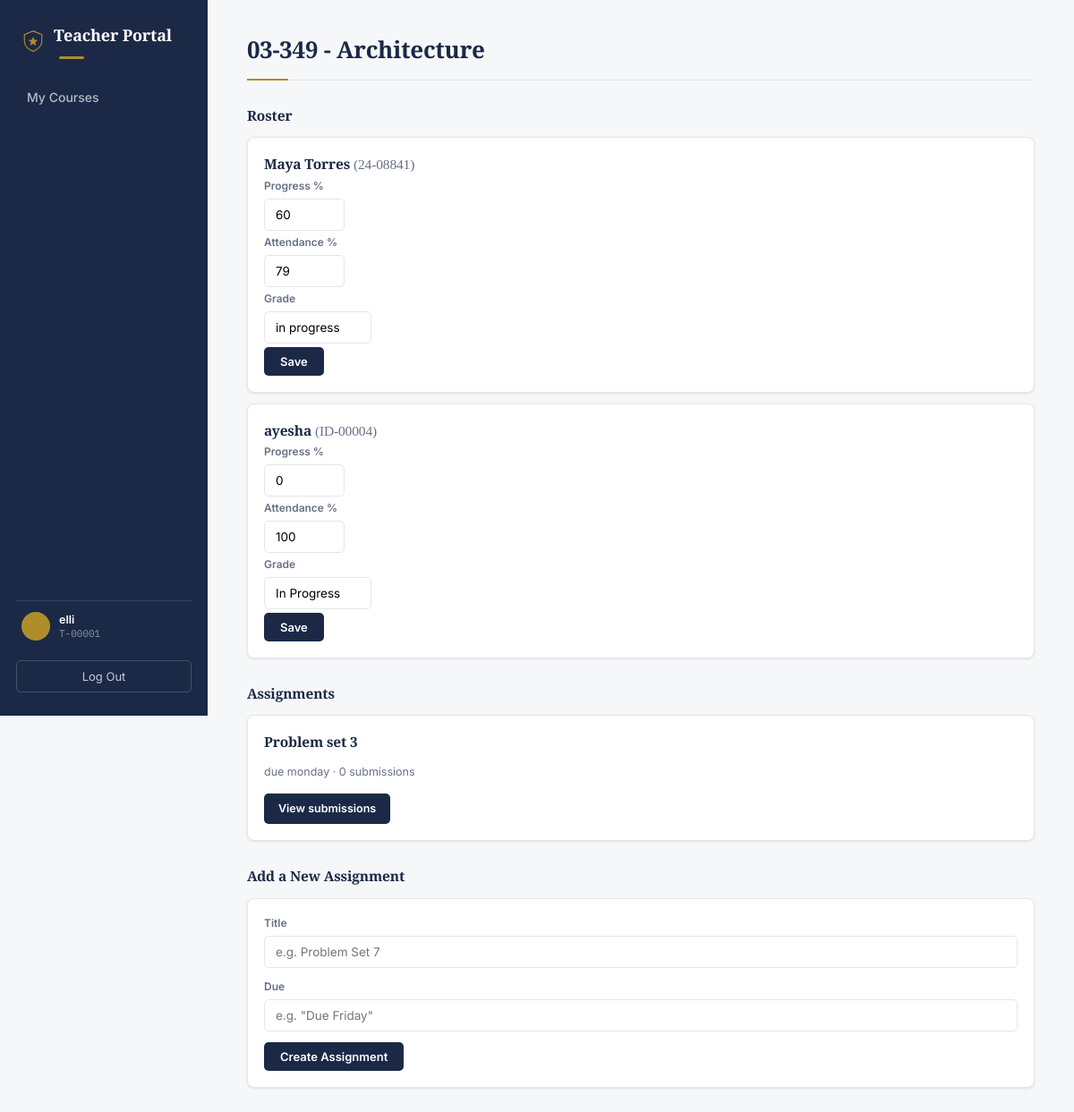
Page /teacher/courses/1/ (signed in) on the committed database.
### portal/models.py (models this page shows, shortened)
class Teacher(models.Model):
    user = models.OneToOneField(User, on_delete=models.CASCADE)
    teacher_id = models.CharField(max_length=20)
    department = models.CharField(max_length=100, blank=True)

class Course(models.Model):
    code = models.CharField(max_length=20)       # e.g. "CS 301"
    title = models.CharField(max_length=200)      # e.g. "Algorithms"
    credits = models.IntegerField(default=3)
    teacher = models.ForeignKey(
        Teacher, on_delete=models.SET_NULL, null=True, blank=True, related_name="courses"
    )

class Enrollment(models.Model):
    student = models.ForeignKey(Student, on_delete=models.CASCADE, related_name="enrollments")
    course = models.ForeignKey(Course, on_delete=models.CASCADE)
    progress_percent = models.IntegerField(default=0)     # 0-100, how much of the course is done
    attendance_percent = models.IntegerField(default=100)  # 0-100, how often they showed up
    grade = models.CharField(max_length=20, default="In Progress")  # e.g. "A-", "In Progress"

class Student(models.Model):
    user = models.OneToOneField(User, on_delete=models.CASCADE)
    student_id = models.CharField(max_length=20)
    major = models.CharField(max_length=100, blank=True)

class Assignment(models.Model):
    course = models.ForeignKey(Course, on_delete=models.CASCADE)
    title = models.CharField(max_length=200)
    due_text = models.CharField(max_length=50)  # e.g. "Due tomorrow" - simple text, no date logic

### portal/views.py (the view, shortened to what this page needs)
# urls.py: path("teacher/courses/<int:course_id>/", views.teacher_course_detail, name="teacher_course_detail"),
@login_required
@teacher_required
def teacher_course_detail(request, course_id):
    teacher = _get_teacher(request.user)
    course = get_object_or_404(Course, id=course_id, teacher=teacher)
    roster = course.enrollment_set.select_related("student__user")
    assignment_list = course.assignment_set.all()
    add_form = AddAssignmentForm()
    return render(request, "portal/teacher_course_detail.html", {
        "course": course,
        "roster": roster,
        "assignment_list": assignment_list,
        "add_form": add_form,
    })

### portal/forms.py
class AddAssignmentForm(forms.Form):
    title = forms.CharField(max_length=200)
    due_text = forms.CharField(max_length=50, help_text='e.g. "Due Friday"')

### portal/context_processors.py (called while the page is built)
def student_context(request):
    if not request.user.is_authenticated:
        return {}
    context = {}
    try:
        context["current_student"] = Student.objects.get(user=request.user)
    except Student.DoesNotExist:
        pass
    try:
        context["current_teacher"] = Teacher.objects.get(user=request.user)
    except Teacher.DoesNotExist:
        pass
    return context

### portal/views.py (called while the page is built)
def _get_teacher(user):
    return get_object_or_404(Teacher, user=user)

def teacher_required(view_func):
    @wraps(view_func)
    def wrapper(request, *args, **kwargs):
        if not Teacher.objects.filter(user=request.user).exists():
            if Student.objects.filter(user=request.user).exists():
                messages.info(request, "That page is for teacher accounts. Here's your student dashboard instead.")
                return redirect("dashboard")
            messages.error(request, "Your account isn't set up as a student or teacher yet.")
            return redirect("login")
        return view_func(request, *args, **kwargs)
    return wrapper

### portal/templates/portal/teacher_course_detail.html (shortened to what this page needs)
{% extends "portal/teacher_base.html" %}
{% block content %}
  <h1>{{ course.code }} - {{ course.title }}</h1>
  <h3>Roster</h3>
  {% for e in roster %}
    <div class="assignment-card">
      <h3>{{ e.student.user.get_full_name|default:e.student.user.username }} <span style="color: var(--text-muted); font-weight:normal;">({{ e.student.student_id }})</span></h3>
      <form method="post">
        <label for="progress-{{ e.id }}">Progress %</label>
        <input type="number" min="0" max="100" id="progress-{{ e.id }}" name="progress_percent" value="{{ e.progress_percent }}" style="width:90px; display:inline-block; margin-right:16px;" />
        <label for="attendance-{{ e.id }}">Attendance %</label>
        <input type="number" min="0" max="100" id="attendance-{{ e.id }}" name="attendance_percent" value="{{ e.attendance_percent }}" style="width:90px; display:inline-block; margin-right:16px;" />
        <label for="grade-{{ e.id }}">Grade</label>
        <input type="text" id="grade-{{ e.id }}" name="grade" value="{{ e.grade }}" style="width:120px; display:inline-block; margin-right:16px;" />
        <br>
        <button type="submit">Save</button>
      </form>
    </div>
  {% empty %}
    <p>No students enrolled yet.</p>
  {% endfor %}
  <h3>Assignments</h3>
  {% for a in assignment_list %}
    <div class="assignment-card">
      <h3>{{ a.title }}</h3>
      <p class="due">{{ a.due_text }} &middot; {{ a.submissions.count }} submission{{ a.submissions.count|pluralize }}</p>
      <a href="{% url 'teacher_submissions' a.id %}" class="button-link">View submissions</a>
    </div>
  {% empty %}
    <p>No assignments yet for this course.</p>
  {% endfor %}
  <h3>Add a New Assignment</h3>
  <div class="assignment-card">
    <form method="post" action="{% url 'add_assignment' course.id %}">
      <label for="id_title">Title</label>
      <input type="text" id="id_title" name="title" placeholder="e.g. Problem Set 7" style="margin-bottom:12px;" required />
      <label for="id_due_text">Due</label>
      <input type="text" id="id_due_text" name="due_text" placeholder='e.g. "Due Friday"' style="margin-bottom:12px;" required />
      <br>
      <button type="submit">Create Assignment</button>
    </form>
  </div>
{% endblock %}

### portal/templates/portal/teacher_base.html (shortened to what this page needs)
{% load static %}
<!DOCTYPE html>
<html lang="en">
<head>
  <link rel="stylesheet" href="{% static 'portal/style.css' %}" />
</head>
<body>
  <div id="app-page">
    <aside class="sidebar">
      <div class="logo-row">
        <img src="{% static 'portal/logo.svg' %}" alt="" class="logo-mark" />
        <h2 class="logo">Teacher Portal</h2>
      </div>
      <nav>
        <a class="nav-btn {% if request.resolver_match.url_name == 'teacher_dashboard' %}active{% endif %}" href="{% url 'teacher_dashboard' %}">My Courses</a>
      </nav>
      {% if current_teacher %}
        <div class="sidebar-student">
          <div class="sidebar-avatar">{{ current_teacher.user.first_name|slice:":1" }}{{ current_teacher.user.last_name|slice:":1" }}</div>
          <div class="sidebar-student-info">
            <div class="name">{{ current_teacher.user.get_full_name|default:current_teacher.user.username }}</div>
            <div class="id">{{ current_teacher.teacher_id }}</div>
          </div>
        </div>
      {% endif %}
      <form method="post" action="{% url 'logout' %}">
        <button id="logout-btn" type="submit">Log Out</button>
      </form>
    </aside>
    <main class="content">
      {% block content %}{% endblock %}
    </main>
  </div>
</body>
</html>

### rows in the picture
Teacher: user.get_full_name "elli", teacher_id "T-00001"
Course: code "03-349", title "Architecture"
Enrollment: student.user.get_full_name "Maya Torres", student.student_id "24-08841", progress_percent "60", attendance_percent "79", grade "in progress"
Enrollment: student.user.get_full_name "ayesha", student.student_id "ID-00004", progress_percent "0", attendance_percent "100", grade "In Progress"
Assignment: title "Problem set 3", due_text "due monday", submissions.count "0"
